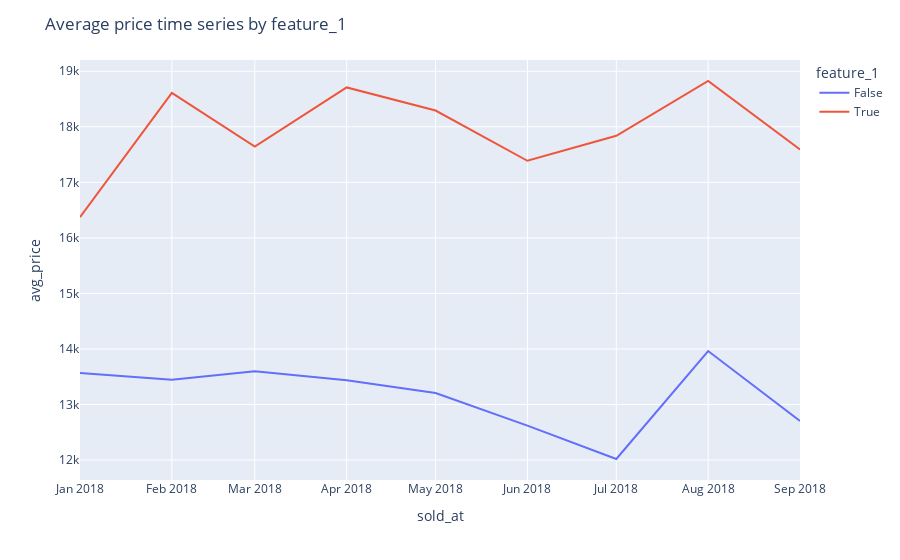
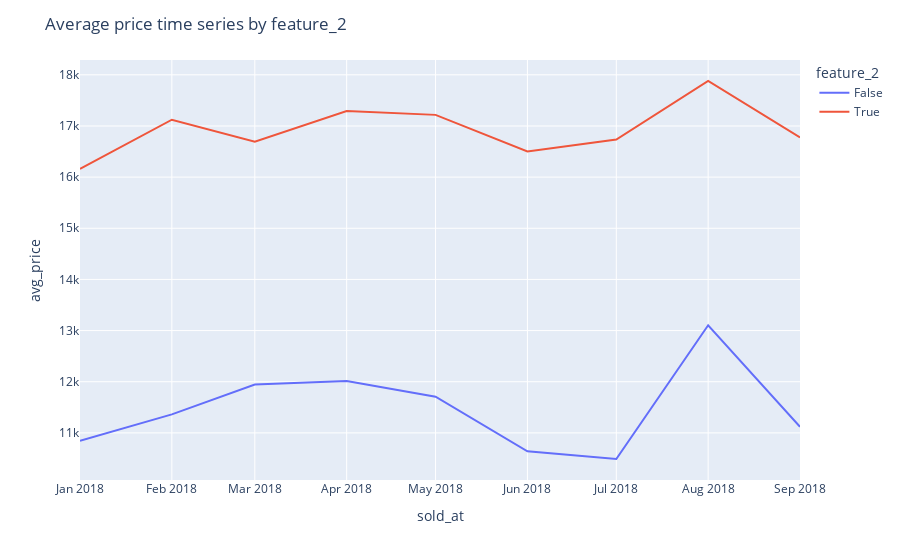
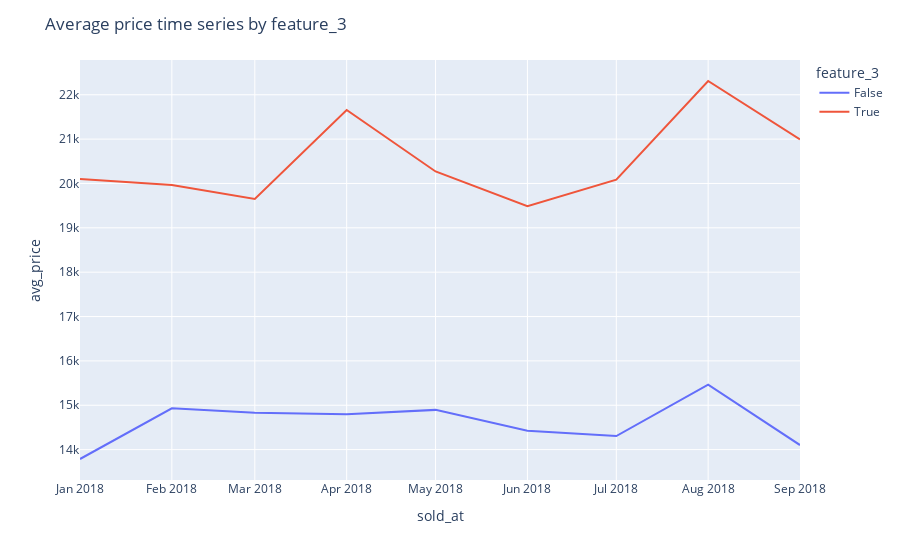
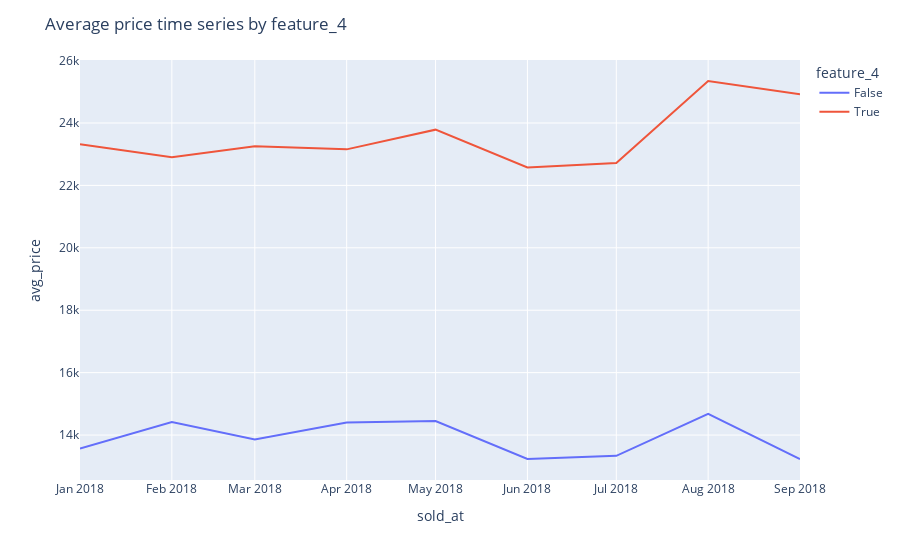

Notebook code cell kept with these figures, in order:
### Code cell
plot_avg_target_time_series_by_features(data_q2, car_features)

### Figure 1 — Plotly figure (JSON) as saved in the notebook; plotly's stock layout.template omitted (floating-point values rounded to 4 significant figures)
{"data": [{"hovertemplate": "feature_1=False<br>sold_at=%{x}<br>avg_price=%{y}<extra></extra>", "legendgroup": "False", "line": {"color": "#636efa", "dash": "solid"}, "marker": {"symbol": "circle"}, "mode": "lines", "name": "False", "orientation": "v", "showlegend": true, "type": "scatter", "x": ["2018-01-01", "2018-02-01", "2018-03-01", "2018-04-01", "2018-05-01", "2018-06-01", "2018-07-01", "2018-08-01", "2018-09-01"], "xaxis": "x", "y": [13570.0, 13450.0, 13600.0, 13440.0, 13210.0, 12620.0, 12020.0, 13960.0, 12700.0], "yaxis": "y"}, {"hovertemplate": "feature_1=True<br>sold_at=%{x}<br>avg_price=%{y}<extra></extra>", "legendgroup": "True", "line": {"color": "#EF553B", "dash": "solid"}, "marker": {"symbol": "circle"}, "mode": "lines", "name": "True", "orientation": "v", "showlegend": true, "type": "scatter", "x": ["2018-01-01", "2018-02-01", "2018-03-01", "2018-04-01", "2018-05-01", "2018-06-01", "2018-07-01", "2018-08-01", "2018-09-01"], "xaxis": "x", "y": [16370.0, 18610.0, 17640.0, 18710.0, 18290.0, 17390.0, 17840.0, 18820.0, 17590.0], "yaxis": "y"}], "layout": {"legend": {"title": {"text": "feature_1"}, "tracegroupgap": 0}, "margin": {"t": 60}, "title": {"text": "Average price time series by feature_1"}, "xaxis": {"anchor": "y", "domain": [0, 1], "title": {"text": "sold_at"}}, "yaxis": {"anchor": "x", "domain": [0, 1], "title": {"text": "avg_price"}}}}

### Figure 2 — Plotly figure (JSON) as saved in the notebook; plotly's stock layout.template omitted (floating-point values rounded to 4 significant figures)
{"data": [{"hovertemplate": "feature_2=False<br>sold_at=%{x}<br>avg_price=%{y}<extra></extra>", "legendgroup": "False", "line": {"color": "#636efa", "dash": "solid"}, "marker": {"symbol": "circle"}, "mode": "lines", "name": "False", "orientation": "v", "showlegend": true, "type": "scatter", "x": ["2018-01-01", "2018-02-01", "2018-03-01", "2018-04-01", "2018-05-01", "2018-06-01", "2018-07-01", "2018-08-01", "2018-09-01"], "xaxis": "x", "y": [10840.0, 11360.0, 11940.0, 12010.0, 11710.0, 10640.0, 10490.0, 13100.0, 11120.0], "yaxis": "y"}, {"hovertemplate": "feature_2=True<br>sold_at=%{x}<br>avg_price=%{y}<extra></extra>", "legendgroup": "True", "line": {"color": "#EF553B", "dash": "solid"}, "marker": {"symbol": "circle"}, "mode": "lines", "name": "True", "orientation": "v", "showlegend": true, "type": "scatter", "x": ["2018-01-01", "2018-02-01", "2018-03-01", "2018-04-01", "2018-05-01", "2018-06-01", "2018-07-01", "2018-08-01", "2018-09-01"], "xaxis": "x", "y": [16160.0, 17120.0, 16690.0, 17290.0, 17220.0, 16500.0, 16740.0, 17880.0, 16780.0], "yaxis": "y"}], "layout": {"legend": {"title": {"text": "feature_2"}, "tracegroupgap": 0}, "margin": {"t": 60}, "title": {"text": "Average price time series by feature_2"}, "xaxis": {"anchor": "y", "domain": [0, 1], "title": {"text": "sold_at"}}, "yaxis": {"anchor": "x", "domain": [0, 1], "title": {"text": "avg_price"}}}}

### Figure 3 — Plotly figure (JSON) as saved in the notebook; plotly's stock layout.template omitted (floating-point values rounded to 4 significant figures)
{"data": [{"hovertemplate": "feature_3=False<br>sold_at=%{x}<br>avg_price=%{y}<extra></extra>", "legendgroup": "False", "line": {"color": "#636efa", "dash": "solid"}, "marker": {"symbol": "circle"}, "mode": "lines", "name": "False", "orientation": "v", "showlegend": true, "type": "scatter", "x": ["2018-01-01", "2018-02-01", "2018-03-01", "2018-04-01", "2018-05-01", "2018-06-01", "2018-07-01", "2018-08-01", "2018-09-01"], "xaxis": "x", "y": [13790.0, 14930.0, 14830.0, 14800.0, 14900.0, 14420.0, 14300.0, 15470.0, 14100.0], "yaxis": "y"}, {"hovertemplate": "feature_3=True<br>sold_at=%{x}<br>avg_price=%{y}<extra></extra>", "legendgroup": "True", "line": {"color": "#EF553B", "dash": "solid"}, "marker": {"symbol": "circle"}, "mode": "lines", "name": "True", "orientation": "v", "showlegend": true, "type": "scatter", "x": ["2018-01-01", "2018-02-01", "2018-03-01", "2018-04-01", "2018-05-01", "2018-06-01", "2018-07-01", "2018-08-01", "2018-09-01"], "xaxis": "x", "y": [20100.0, 19970.0, 19650.0, 21660.0, 20270.0, 19490.0, 20090.0, 22310.0, 20990.0], "yaxis": "y"}], "layout": {"legend": {"title": {"text": "feature_3"}, "tracegroupgap": 0}, "margin": {"t": 60}, "title": {"text": "Average price time series by feature_3"}, "xaxis": {"anchor": "y", "domain": [0, 1], "title": {"text": "sold_at"}}, "yaxis": {"anchor": "x", "domain": [0, 1], "title": {"text": "avg_price"}}}}

### Figure 4 — Plotly figure (JSON) as saved in the notebook; plotly's stock layout.template omitted (floating-point values rounded to 4 significant figures)
{"data": [{"hovertemplate": "feature_4=False<br>sold_at=%{x}<br>avg_price=%{y}<extra></extra>", "legendgroup": "False", "line": {"color": "#636efa", "dash": "solid"}, "marker": {"symbol": "circle"}, "mode": "lines", "name": "False", "orientation": "v", "showlegend": true, "type": "scatter", "x": ["2018-01-01", "2018-02-01", "2018-03-01", "2018-04-01", "2018-05-01", "2018-06-01", "2018-07-01", "2018-08-01", "2018-09-01"], "xaxis": "x", "y": [13560.0, 14420.0, 13860.0, 14400.0, 14450.0, 13230.0, 13330.0, 14680.0, 13230.0], "yaxis": "y"}, {"hovertemplate": "feature_4=True<br>sold_at=%{x}<br>avg_price=%{y}<extra></extra>", "legendgroup": "True", "line": {"color": "#EF553B", "dash": "solid"}, "marker": {"symbol": "circle"}, "mode": "lines", "name": "True", "orientation": "v", "showlegend": true, "type": "scatter", "x": ["2018-01-01", "2018-02-01", "2018-03-01", "2018-04-01", "2018-05-01", "2018-06-01", "2018-07-01", "2018-08-01", "2018-09-01"], "xaxis": "x", "y": [23320.0, 22910.0, 23260.0, 23150.0, 23790.0, 22580.0, 22720.0, 25350.0, 24920.0], "yaxis": "y"}], "layout": {"legend": {"title": {"text": "feature_4"}, "tracegroupgap": 0}, "margin": {"t": 60}, "title": {"text": "Average price time series by feature_4"}, "xaxis": {"anchor": "y", "domain": [0, 1], "title": {"text": "sold_at"}}, "yaxis": {"anchor": "x", "domain": [0, 1], "title": {"text": "avg_price"}}}}
